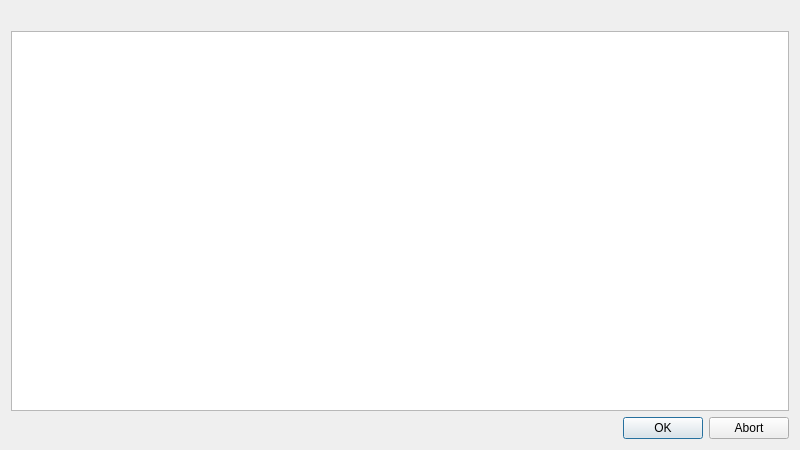
<?xml version="1.0" encoding="UTF-8"?>
<ui version="4.0">
 <class>MergeDialog</class>
 <widget class="QWidget" name="MergeDialog">
  <property name="geometry">
   <rect>
    <x>0</x>
    <y>0</y>
    <width>800</width>
    <height>450</height>
   </rect>
  </property>
  <property name="windowTitle">
   <string>Database Merge Confirmation</string>
  </property>
  <layout class="QVBoxLayout" name="verticalLayout">
   <item>
    <widget class="QLabel" name="infoLabel">
     <property name="textFormat">
      <enum>Qt::PlainText</enum>
     </property>
     <property name="text">
      <string/>
     </property>
     <property name="wordWrap">
      <bool>true</bool>
     </property>
    </widget>
   </item>
   <item>
    <widget class="QTableWidget" name="changeTable"/>
   </item>
   <item>
    <widget class="QDialogButtonBox" name="buttonBox">
     <property name="standardButtons">
      <set>QDialogButtonBox::Abort|QDialogButtonBox::Ok</set>
     </property>
    </widget>
   </item>
  </layout>
 </widget>
 <resources/>
 <connections/>
</ui>
